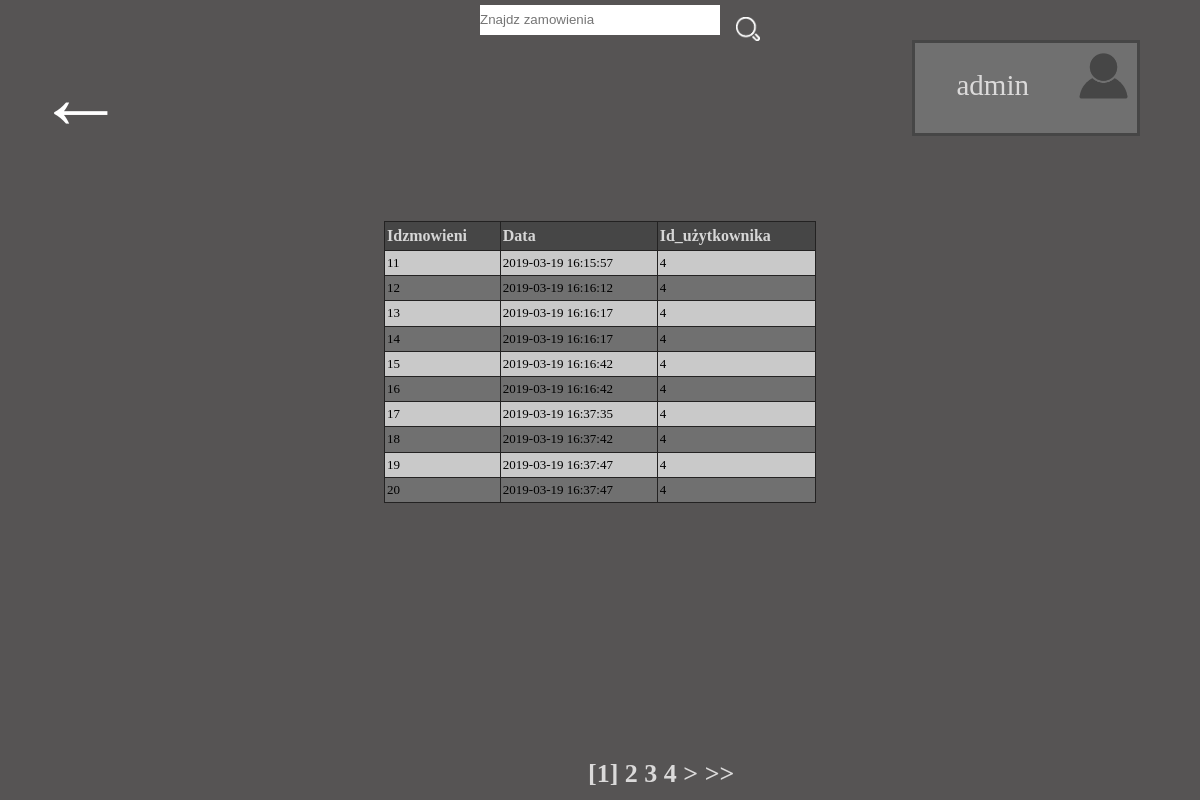
Page /apka/index.php?page=showdb&sortby=User_id&way=D (signed in) on the committed database.
### tables this page shows
CREATE TABLE `idzamowienia` (
  `Id` int(11) NOT NULL,
  `data` timestamp NOT NULL DEFAULT CURRENT_TIMESTAMP ON UPDATE CURRENT_TIMESTAMP,
  `User_id` int(11) NOT NULL
);

### apka/page/showdb.php (the view, shortened to what this page needs)
<?php
$way = "ASC";
if(isset($_GET['way']) && $_GET['way']=="D" )
{
 $way ="DESC";
 $to="A";
} else if(isset($_GET['way']) && $_GET['way']=="A" )
{
   $way = "ASC";
   $to="D";
}
if(!isset($_GET['way']))
{
   $sort="A";
}else
{
   $sort=$_GET['way'];
}
if($_SESSION['status']==TRUE && $_SESSION['userid']==1)
{
echo '<form id="chngdata" action="index.php?page=showelements" method="POST">
<input id="zmien" type="text" name="Idzamowienia" placeholder="Znajdz zamowienia" >
 <button id="szukaj"  ><img src="page/search.png"></button>
 </form>';
}
echo '<table class="blueTable">
    <th><a href="index.php?page=showdb&sortby=Id&way='.$to.'">Idzmowieni</a></th>
    <th><a href="index.php?page=showdb&sortby=data&way='.$to.'">Data</a></th>
    ';
  $connection = mysqli_connect('localhost', 'root', '')
  or die('Brak połączenia z serwerem MySQL');
if(!isset($_GET['sortby']))
{
$sortby = 'id';
}else
{
$sortby = $_GET['sortby'];
}
if($_SESSION['status']==TRUE && $_SESSION['userid']==1)
{
   echo '<th><a href="index.php?page=showdb&sortby=User_id&way='.$to.'">Id_użytkownika</a></th>';
   echo '<div id="loglink">
       <a id="account" href="index.php?page=account"><img src="page/avatar1.png"></a>
       <span id="userlogin">'.$_SESSION['userlogin'].' </span>
        </div>
        <a id="back" href="index.php?page=home">&#8592;</a>';
   $sql = 'SELECT COUNT(*) FROM `idzamowienia` ';
   $result = mysqli_query($connection,$sql);
   $r = mysqli_fetch_row($result);
   $numrows = $r[0];
   $rowsperpage = 10;
   $totalpages = ceil($numrows / $rowsperpage);
   if (isset($_GET['currentpage']) && is_numeric($_GET['currentpage'])) {
      $currentpage = (int) $_GET['currentpage'];
   } else {
      $currentpage = 1;
   }
   $offset = ($currentpage - 1) * $rowsperpage;
   $sql = 'SELECT `Id`,`data`,`User_id` FROM `idzamowienia`
   ORDER BY '.$sortby.'  '.$way.'
   LIMIT '.$offset.', '.$rowsperpage.' ';
   $result = mysqli_query($connection,$sql);
   while ($list = mysqli_fetch_assoc($result)) {
      echo '<tr>
      <td> <a  class="rowhref" href="index.php?page=showelements&Id='.$list['Id'].'">'.$list['Id'].'<a/></td>
      <td> <a  class="rowhref" href="index.php?page=showelements&Id='.$list['Id'].'">'.$list['data'].'<a/></td>
      <td> <a  class="rowhref" href="index.php?page=showelements&Id='.$list['Id'].'">'.$list['User_id'].'<a/></td>
      </tr>';
   }
   $range = 3;
   echo "<div id='znaczki'>";
   for ($x = ($currentpage - $range); $x < (($currentpage + $range) + 1); $x++) {
      if (($x > 0) && ($x <= $totalpages)) {
         if ($x == $currentpage) {
            echo " [<b>$x</b>] ";
         } else {
            echo " <a href='index.php?page=showdb&currentpage=$x&way=".$sort."&sortby=".$sortby."'>$x</a> ";
         }
      }
   }
   if ($currentpage != $totalpages) {
      $nextpage = $currentpage + 1;
      echo " <a href='index.php?page=showdb&currentpage=$nextpage&way=".$sort."&sortby=".$sortby."'>></a> ";
      echo " <a href='index.php?page=showdb&currentpage=$totalpages&way=".$sort."&sortby=".$sortby."'>>></a> ";
   }
   echo "</div>";
}
?>
</table><br>
  </body>
</html>

### apka/page/zakupy.css (style rules this page uses)
* { margin: 0; padding: 0; line-height: 1.4em; }
button { border: 0; outline: 0; }
input { border: 0; }
body { background-color: #565454; }
#back { font-size: 90px; font-weight: bold; text-decoration: none; color: #FFFFFF; margin-left: 3%; }
#userlogin { color: #dbdada; display: block; margin-top: 10%; }
#account img { width: 100%; }
#znaczki { position: fixed; bottom: 1% !important; left: 49% !important; color: #dbdada; font-size: 26px; font-weight: bold; text-decoration: none; }
#znaczki a { color: #dbdada; font-size: 26px; text-decoration: none; }
#loglink { position: fixed; right: 5%; top: 5%; width: 19%; min-height: 12%; background-color: #707070; z-index: 3; text-align: center; font-size: 29px; border: 3px solid #464646; box-sizing: border-box; }
#loglink a { text-decoration: none; color: #dbdada; display: block; width: 30%; height: 64px; float: right; }
#zmien { width: 20%; height: 30px; margin-left: 40%; }
#szukaj { background-color: transparent; width: 2%; margin-left: 1%; position: relative; bottom: -17px; }
#szukaj img { width: 100%; }
table.blueTable { background-color: #707070; width: 36%; text-align: left; border-collapse: collapse; margin-left: 32%; margin-top: 5%; color: #c5c5c5; }
table.blueTable td, table.blueTable th { padding: 3px 2px; border: 1px solid #232222; }
table.blueTable th { background-color: #464646; color: #d6d6d6; }
table.blueTable tbody td { font-size: 13px; }
table.blueTable tbody tr td a.rowhref { display: block; width: 100%; height: 100%; color: #000000; text-decoration: none; }
table.blueTable tr:nth-child(even) { background: #c9c9c9; color: #232020; }
table.blueTable th a { text-decoration: none; color: inherit; }

### rows in the picture
idzamowienia: Id "11", data "2019-03-19 16:15:57", User "4"
idzamowienia: Id "12", data "2019-03-19 16:16:12", User "4"
idzamowienia: Id "13", data "2019-03-19 16:16:17", User "4"
idzamowienia: Id "14", data "2019-03-19 16:16:17", User "4"
idzamowienia: Id "15", data "2019-03-19 16:16:42", User "4"
idzamowienia: Id "16", data "2019-03-19 16:16:42", User "4"
idzamowienia: Id "17", data "2019-03-19 16:37:35", User "4"
idzamowienia: Id "18", data "2019-03-19 16:37:42", User "4"
idzamowienia: Id "19", data "2019-03-19 16:37:47", User "4"
idzamowienia: Id "20", data "2019-03-19 16:37:47", User "4"

### other values in the picture
$_SESSION['userlogin'] "admin"
